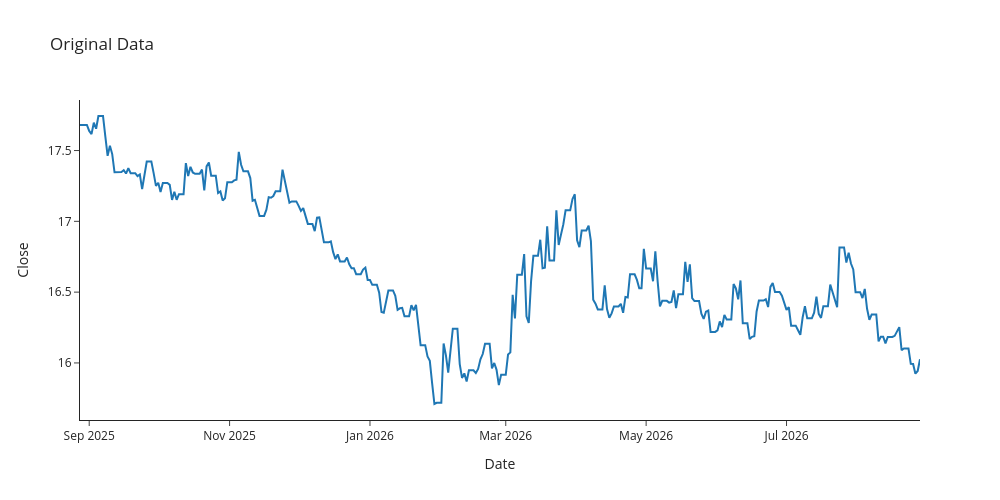

The cell this chart's notebook holds for it:
### Markdown cell above
<br>
<div class="alert alert-block alert-info"><b>
In the cells above we import the data to be used from the yfinance library - the data will update everytime the kernel is run.
We will only use the CLose column, and do a simple check to see if there are any missing values. Setting the frequency to days 
includes non-trading days such as weekends and public holidays, therefore we forward fill the data with the previous value.
Belowe the original data is plot to see where we will be working from.
</b></div>
<br>

### Code cell
fig = px.line(df1, x = df1.index, y = df1['Close'],
              height = 500, width = 1000, template = 'simple_white', title = 'Original Data')
fig.show()

### Figure 1 — Plotly figure (JSON) as saved in the notebook; plotly's stock layout.template omitted (floating-point values rounded to 4 significant figures; data arrays with more than 128 entries replaced by an {"elided": "..."} marker saying what was removed)
{"data": [{"hovertemplate": "Date=%{x}<br>Close=%{y}<extra></extra>", "legendgroup": "", "line": {"color": "#1F77B4", "dash": "solid"}, "marker": {"symbol": "circle"}, "mode": "lines", "name": "", "orientation": "v", "showlegend": false, "type": "scatter", "x": {"elided": "366 str values"}, "xaxis": "x", "y": {"elided": "366 float values"}, "yaxis": "y"}], "layout": {"height": 500, "legend": {"tracegroupgap": 0}, "title": {"text": "Original Data"}, "width": 1000, "xaxis": {"anchor": "y", "autorange": true, "domain": [0, 1], "range": ["2025-08-28", "2026-08-28"], "title": {"text": "Date"}, "type": "date"}, "yaxis": {"anchor": "x", "autorange": true, "domain": [0, 1], "range": [15.6, 17.86], "title": {"text": "Close"}, "type": "linear"}}}
